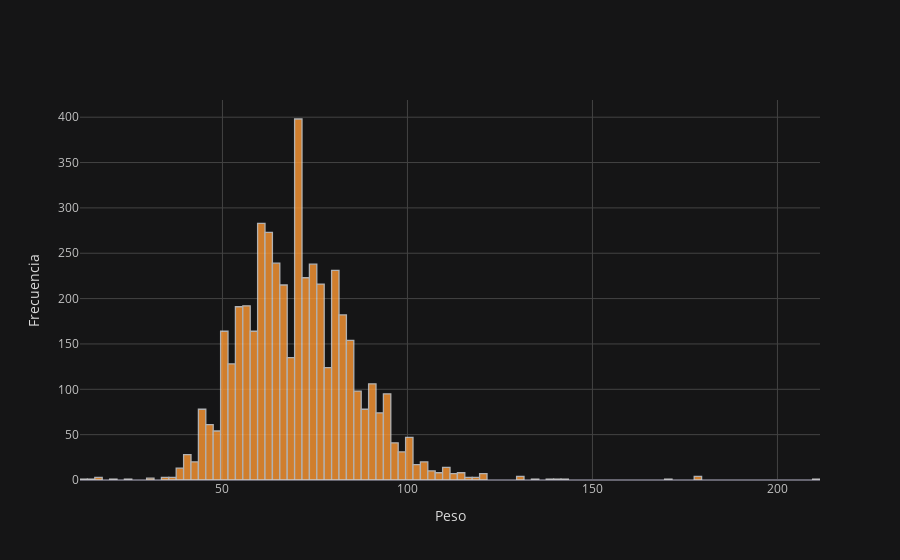

The notebook cell saved with this chart:
### Code cell
#Histograma peso wh

wh['weight'].iplot(kind='hist', bins=100, xTitle='Peso', yTitle='Frecuencia')

### Figure 1 — Plotly figure (JSON) as saved in the notebook; plotly's stock layout.template omitted (floating-point values rounded to 4 significant figures; data arrays with more than 128 entries replaced by an {"elided": "..."} marker saying what was removed)
{"data": [{"histfunc": "count", "histnorm": "", "marker": {"color": "rgba(255, 153, 51, 1.0)", "line": {"color": "#D9D9D9", "width": 1.3}}, "name": "weight", "nbinsx": 100, "opacity": 0.8, "orientation": "v", "type": "histogram", "x": {"elided": "4700 int values"}}], "layout": {"barmode": "overlay", "legend": {"bgcolor": "#151516", "font": {"color": "#D9D9D9"}}, "paper_bgcolor": "#151516", "plot_bgcolor": "#151516", "title": {"font": {"color": "#D9D9D9"}}, "xaxis": {"gridcolor": "#434343", "showgrid": true, "tickfont": {"color": "#C2C2C2"}, "title": {"font": {"color": "#D9D9D9"}, "text": "Peso"}, "zerolinecolor": "#666570"}, "yaxis": {"gridcolor": "#434343", "showgrid": true, "tickfont": {"color": "#C2C2C2"}, "title": {"font": {"color": "#D9D9D9"}, "text": "Frecuencia"}, "zerolinecolor": "#666570"}}}
